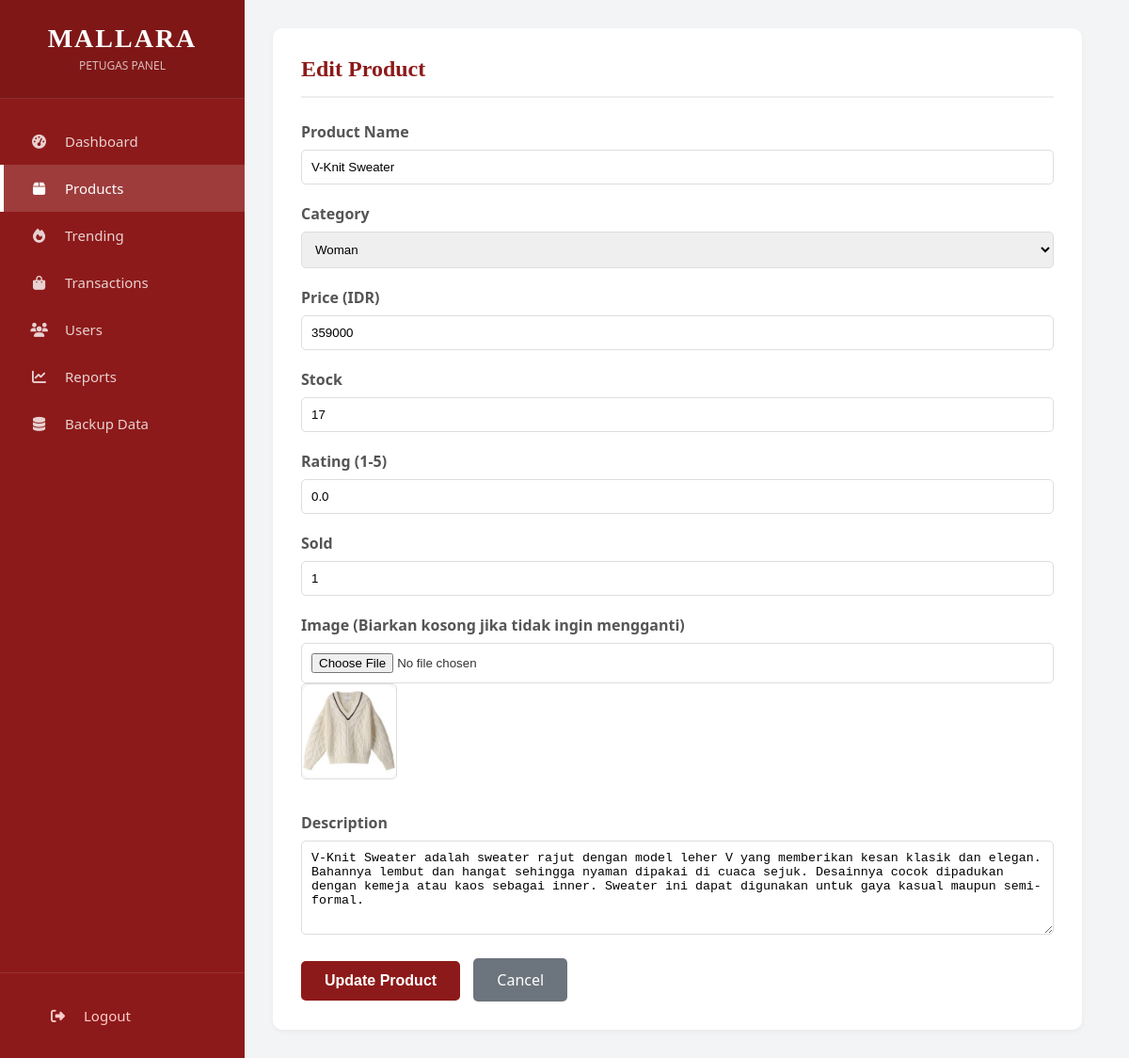
The page /petugas/products_edit.php?id=2 (signed in) on the database its author committed.
### tables this page shows
CREATE TABLE `products` (
  `id` int(11) NOT NULL,
  `name` varchar(100) DEFAULT NULL,
  `price` int(11) DEFAULT NULL,
  `category` enum('man','woman') DEFAULT NULL,
  `image` varchar(255) DEFAULT NULL,
  `stock` int(11) DEFAULT 0,
  `rating` decimal(3,1) DEFAULT 0.0,
  `sold` int(11) DEFAULT 0,
  `is_trending` tinyint(1) DEFAULT 0,
  `description` text DEFAULT NULL,
  `created_at` timestamp NOT NULL DEFAULT current_timestamp()
);

### petugas/products_edit.php (the view, shortened to what this page needs)
<?php
require '../config/database.php';
 $id = $_GET['id'];
 $data = mysqli_query($conn, "SELECT * FROM products WHERE id='$id'");
 $product = mysqli_fetch_assoc($data);
?>
<!DOCTYPE html>
<html lang="id">
<head>
    <link rel="stylesheet" href="../assets/css/style.css">
    <link rel="stylesheet" href="https://cdnjs.cloudflare.com/ajax/libs/font-awesome/6.4.0/css/all.min.css">
</head>
<body>
    <aside class="sidebar">
        <div class="sidebar-header"><h2>MALLARA</h2><span>PETUGAS PANEL</span></div>
        <nav class="sidebar-menu">
            <a href="dashboard.php" class="menu-item"><i class="fas fa-tachometer-alt"></i> <span>Dashboard</span></a>
            <a href="products.php" class="menu-item active"><i class="fas fa-box"></i> <span>Products</span></a>
            <a href="trending.php" class="menu-item"><i class="fas fa-fire"></i> <span>Trending</span></a>
            <a href="orders.php" class="menu-item"><i class="fas fa-shopping-bag"></i> <span>Transactions</span></a>
            <a href="users.php" class="menu-item"><i class="fas fa-users"></i> <span>Users</span></a>
            <a href="reports.php" class="menu-item"><i class="fas fa-chart-line"></i> <span>Reports</span></a>
            <a href="backup_data.php" class="menu-item"><i class="fas fa-database"></i> <span>Backup Data</span></a>
        </nav>
        <div class="sidebar-footer">
            <a href="../auth/logout.php" class="menu-item" style="color: #ffcccc;"><i class="fas fa-sign-out-alt"></i> <span>Logout</span></a>
        </div>
    </aside>
    <main class="main-content">
        <div class="form-container">
            <h2 class="form-title">Edit Product</h2>
            <form action="" method="POST" enctype="multipart/form-data">
                <div class="form-group">
                    <label class="form-label">Product Name</label>
                    <input type="text" name="name" class="form-control" value="<?= $product['name'] ?>" required>
                </div>
                <div class="form-group">
                    <label class="form-label">Category</label>
                    <select name="category" class="form-control" required>
                        <option value="woman" <?= $product['category'] == 'woman' ? 'selected' : '' ?>>Woman</option>
                    </select>
                </div>
                <div class="form-group">
                    <label class="form-label">Price (IDR)</label>
                    <input type="number" name="price" class="form-control" value="<?= $product['price'] ?>" required>
                </div>
                <div class="form-group">
                    <label class="form-label">Stock</label>
                    <input type="number" name="stock" class="form-control" value="<?= $product['stock'] ?>" required>
                </div>
                <div class="form-group">
                    <label class="form-label">Rating (1-5)</label>
                    <input type="number" name="rating" class="form-control" value="<?= $product['rating'] ?>" min="0" max="5" step="0.1" required>
                </div>
                <div class="form-group">
                    <label class="form-label">Sold</label>
                    <input type="number" name="sold" class="form-control" value="<?= $product['sold'] ?>" required>
                </div>
                <div class="form-group">
                    <label class="form-label">Image (Biarkan kosong jika tidak ingin mengganti)</label>
                    <input type="file" name="image" class="form-control" accept="image/*">
                    <img src="../assets/img/products/<?= $product['category'] ?>/<?= $product['image'] ?>" class="preview-img" onerror="this.src='https://via.placeholder.com/100'">
                </div>
                <div class="form-group">
                    <label class="form-label">Description</label>
                    <textarea name="description" class="form-control" placeholder="Deskripsi produk..."><?= $product['description'] ?></textarea>
                </div>
                <div style="margin-top: 20px;">
                    <button type="submit" name="update_product" class="btn-submit">Update Product</button>
                    <a href="products.php" class="btn-cancel">Cancel</a>
                </div>
            </form>
        </div>
    </main>
</body>
</html>

### assets/css/style.css (style rules this page uses)
body { margin:0; font-family: 'Segoe UI'; background:#8b0000; color:white; }

### petugas/products_edit.php (style rules this page uses)
:root { --admin-primary: #8d1a1a; --admin-bg: #f3f4f6; }
body { margin: 0; padding: 0; font-family: 'Segoe UI', sans-serif; background-color: var(--admin-bg); display: flex; min-height: 100vh; color: #333; }
.sidebar { width: 260px; background-color: var(--admin-primary); color: white; position: fixed; top: 0; left: 0; height: 100%; display: flex; flex-direction: column; z-index: 1000; }
.sidebar-header { padding: 25px; text-align: center; border-bottom: 1px solid rgba(255,255,255,0.1); background: rgba(0,0,0,0.1); }
.sidebar-header h2 { margin: 0; font-family: 'Times New Roman', serif; letter-spacing: 2px; font-size: 28px; }
.sidebar-header span { font-size: 12px; opacity: 0.7; }
.sidebar-menu { flex: 1; padding-top: 20px; }
.menu-item { display: flex; align-items: center; padding: 15px 25px; color: rgba(255,255,255,0.8); text-decoration: none; transition: 0.3s; border-left: 4px solid transparent; font-size: 15px; }
.menu-item i { width: 25px; text-align: center; margin-right: 15px; }
.menu-item:hover, .menu-item.active { background: rgba(255, 255, 255, 0.15); color: white; border-left-color: #fff; }
.sidebar-footer { padding: 20px; border-top: 1px solid rgba(255,255,255,0.1); }
.main-content { margin-left: 260px; flex: 1; padding: 30px; width: calc(100% - 260px); }
.form-container { background: white; padding: 30px; border-radius: 10px; box-shadow: 0 2px 5px rgba(0,0,0,0.05); max-width: 800px; }
.form-title { color: var(--admin-primary); margin-top: 0; font-family: 'Times New Roman', serif; border-bottom: 2px solid #eee; padding-bottom: 15px; margin-bottom: 25px; }
.form-group { margin-bottom: 20px; }
.form-label { display: block; margin-bottom: 8px; font-weight: 600; color: #555; }
.form-control { width: 100%; padding: 10px; border: 1px solid #ddd; border-radius: 5px; box-sizing: border-box; }
textarea.form-control { resize: vertical; height: 100px; }
.preview-img { width: 100px; height: 100px; object-fit: cover; border-radius: 5px; margin-bottom: 10px; border: 1px solid #ddd; }
.btn-submit { background: var(--admin-primary); color: white; padding: 12px 25px; border: none; border-radius: 5px; cursor: pointer; font-size: 16px; font-weight: bold; transition: 0.3s; }
.btn-cancel { background: #6c757d; color: white; padding: 12px 25px; border: none; border-radius: 5px; cursor: pointer; text-decoration: none; display: inline-block; margin-left: 10px; }

### rows shown on the page
products: name "V-Knit Sweater", category "Woman", price "359000", stock "17", rating "0.0", sold "1", category+image (picture), description "V-Knit Sweater adalah sweater rajut dengan model leher V yang memberikan kesan klasik dan elegan. Bahannya lembut dan hangat sehingga nyaman dipakai di cuaca sejuk. Desainnya cocok dipadukan dengan kemeja atau kaos sebagai inner. Sweater ini dapat digunakan untuk gaya kasual maupun semi-formal."
